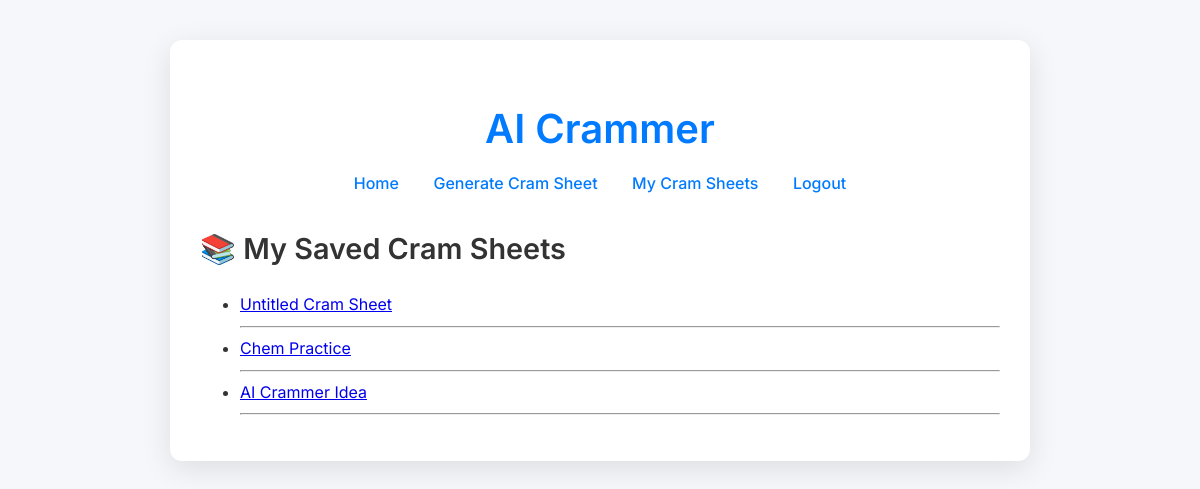
Page /my-cram-sheets/ (signed in) on the committed database.
### cram_app/models.py (models this page shows, shortened)
class CramSheet(models.Model):
    user = models.ForeignKey(User, on_delete=models.CASCADE)
    title = models.CharField(max_length=255)
    content = models.TextField()
    created_at = models.DateTimeField(auto_now_add=True)
    questions_generated = models.BooleanField(default=False)

### cram_app/views.py (the view)
# urls.py: path('my-cram-sheets/', views.my_cram_sheets, name='my_cram_sheets'),
@login_required
def my_cram_sheets(request):
    cram_sheets = CramSheet.objects.filter(user=request.user)
    return render(request, 'cram_app/my_cram_sheets.html', {
        'cram_sheets': cram_sheets
    })

### cram_app/templates/cram_app/my_cram_sheets.html (shortened to what this page needs)
{% extends 'cram_app/layout.html' %}
{% block content %}
  <h2>📚 My Saved Cram Sheets</h2>
    <ul>
        {% for sheet in cram_sheets %}
            <li>
                <a href="{% url 'cram_sheet_detail' sheet.id %}">
                    {{ sheet.title }}
                </a>
                <hr>
            </li>
        {% empty %}
            <p>You haven't saved any cram sheets yet</p>
        {% endfor %}
    </ul>
{% endblock %}

### cram_app/static/cram_app/style.css (style rules this page uses)
body { font-family: 'Inter', sans-serif; background-color: #f5f7fa; margin: 0; padding: 0; color: #333; line-height: 1.6; }
h2 { font-size: 1.8rem; font-weight: 600; color: #333; margin-bottom: 20px; }

### rows in the picture
CramSheet: title "Untitled Cram Sheet"
CramSheet: title "Chem Practice"
CramSheet: title "AI Crammer Idea"
